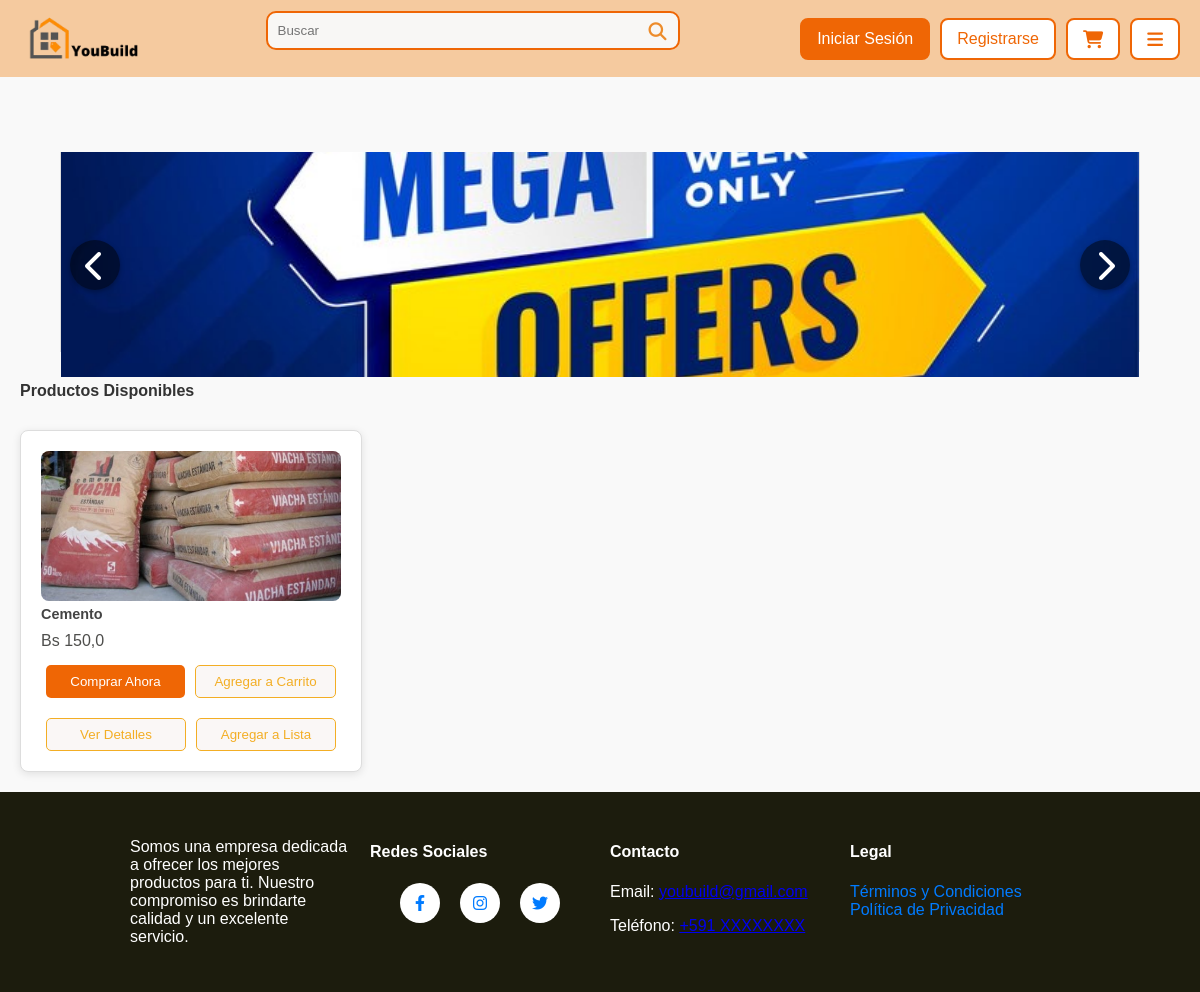
Before: / with the older database file.
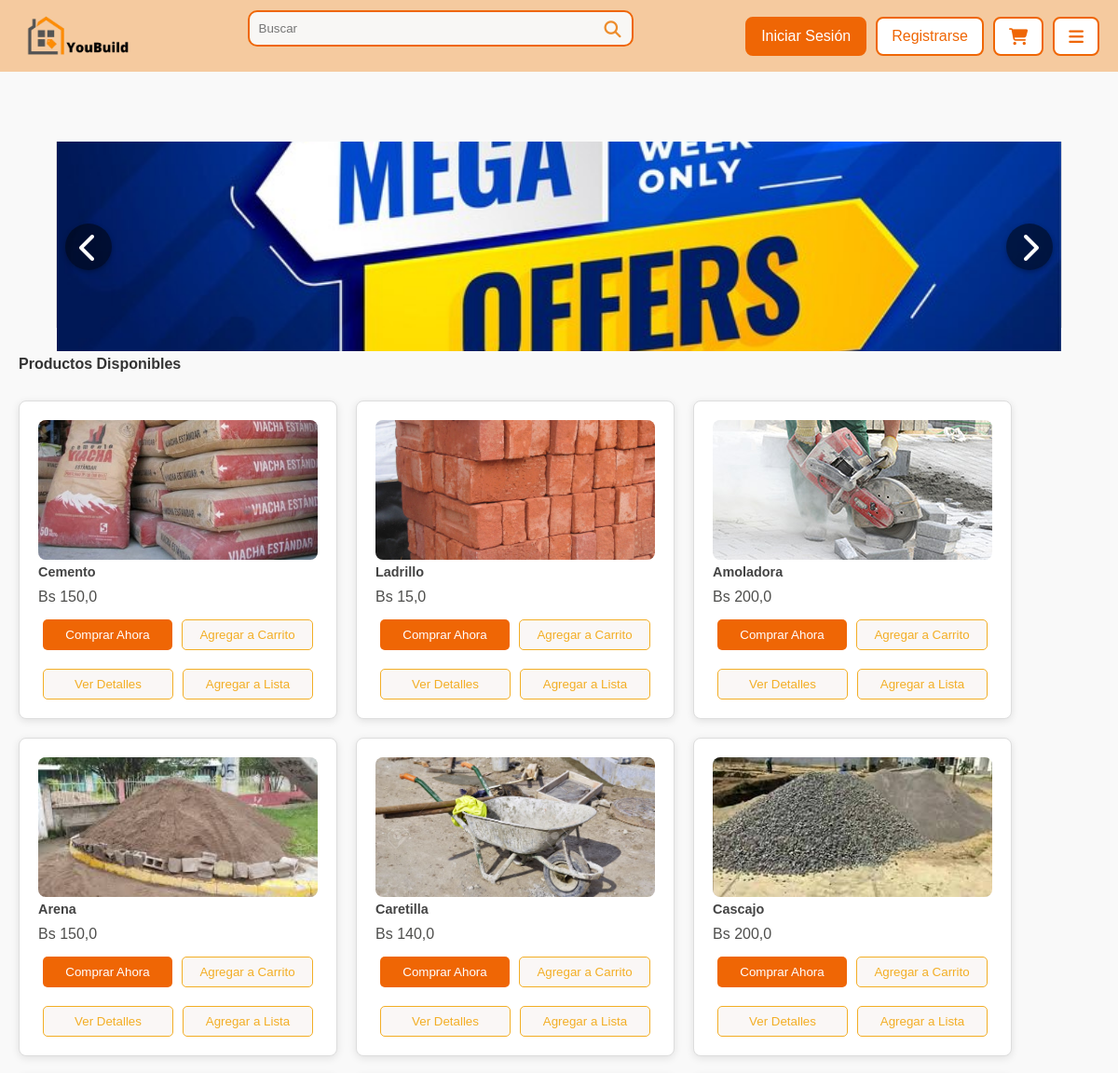
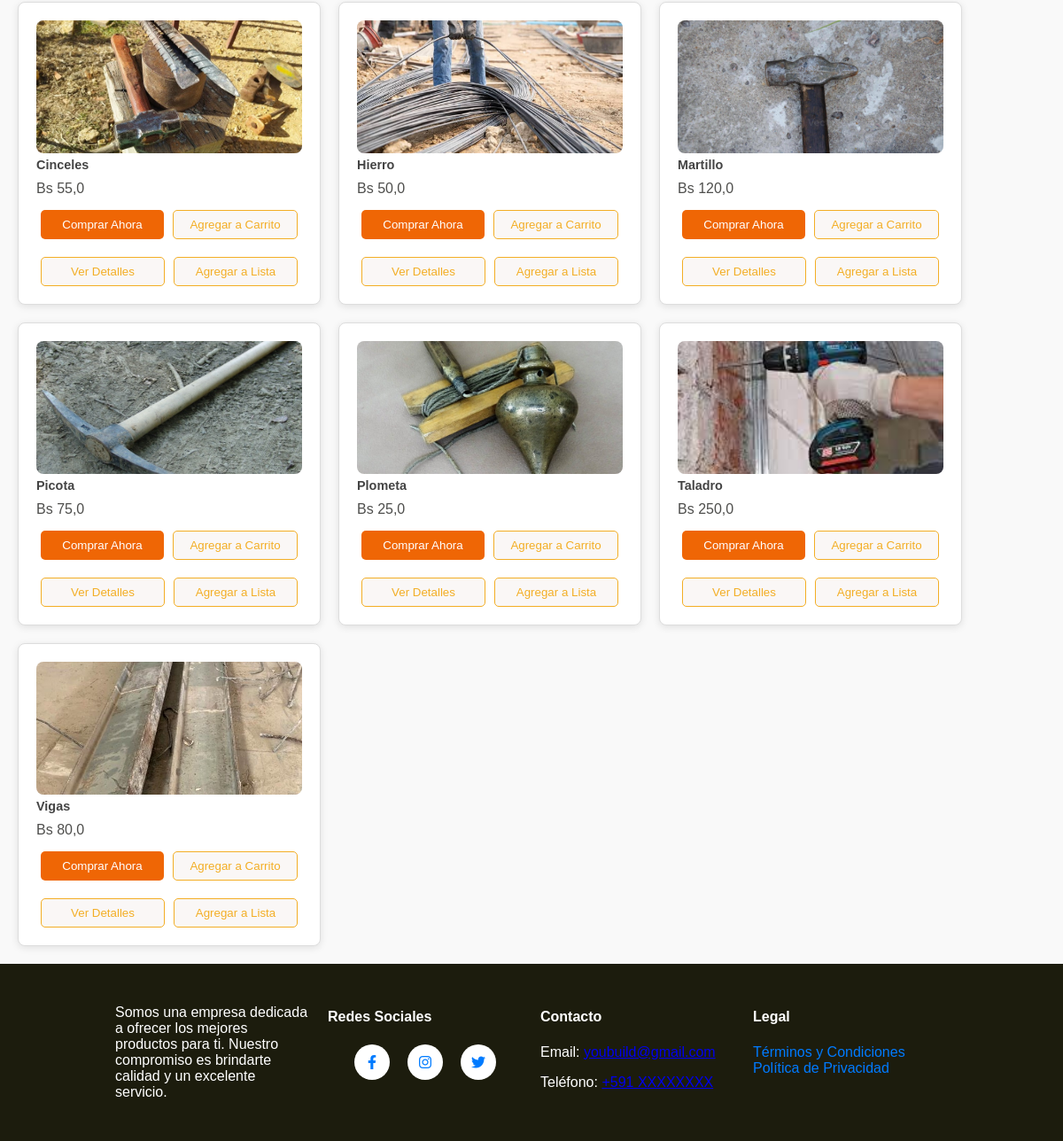
After: the same page with the newer database file (2 pictures, top to bottom).
### sistema/models.py (models this page shows, shortened)
class CarruselDB(models.Model):
    imagen = models.ImageField(upload_to="carrusel",null=True)
    class Meta:
         verbose_name = "Carrusel"
         verbose_name_plural = "Carruseles"

class ProductoDb(models.Model):
    nombre = models.CharField(max_length=50, verbose_name="Nombre")
    detalle = models.TextField(max_length=200, verbose_name="Detalle")
    precio = models.FloatField(verbose_name="Precio", validators=[MinValueValidator(0.0), MaxValueValidator(99999.9)])
    categoria_fk = models.ForeignKey(CategoriaDb, on_delete=models.CASCADE, null=True, blank=True)
    usuario_fk = models.ForeignKey(UsuarioDB, on_delete=models.CASCADE, null=True, blank=True)
    visitas = models.PositiveIntegerField(default=0, verbose_name="Visitas")  # Nuevo campo para visitas
    cantidad = models.IntegerField(default=1)
    class Meta:
        db_table = "productos"
        verbose_name = "Producto"
        verbose_name_plural = "Productos"

class ImagenProductoDB(models.Model):
    producto_fk = models.ForeignKey(ProductoDb, on_delete=models.CASCADE, related_name="imagenes")
    imagen = models.ImageField(upload_to="productos", null=True)
    class Meta:
        verbose_name = "Imagen"
        verbose_name_plural = "Imágenes"

### sistema/views.py (the view)
# urls.py: path('', IndexView, name='index'),
def IndexView(request):
    productos = ProductoDb.objects.all().order_by('-visitas')
    carruseles = CarruselDB.objects.all().order_by("id")
    return render(request, "index.html", {"producto": productos, "carrusel": carruseles})

### sistema/templates/index.html (shortened to what this page needs)
{% load static %}
<html lang="en">
  <head>
    <link
      rel="stylesheet"
      href="https://cdnjs.cloudflare.com/ajax/libs/font-awesome/6.4.0/css/all.min.css"
      href="https://cdnjs.cloudflare.com/ajax/libs/font-awesome/6.4.0/css/all.min.css">
    <link rel="stylesheet" href="{% static 'style.css' %}" />
    <link rel="stylesheet" href="{% static 'listaProduct.css' %}" />
    <link rel="stylesheet" href="{% static 'topbar.css' %}">
  </head>
  <body>
    <header>
        <div class="topbar-container">
            <div class="topbar-left">
                <a href="/home" class="logo">
                  <img src="{% static 'logo.png' %}" alt="Logo" width="125">
                </a>
            </div>
            <div class="topbar-center">
              <form action="{% url 'buscar' %}" method="GET">
                <div class="search-box">
                    <input type="text" placeholder="Buscar" name="q">
                    <button><i class="fa fa-search"></i></button>
                </div>
              </form>
            </div>
            <div class="topbar-right">
                <a href="#iniciar-sesion" class="btn-link">Iniciar Sesión</a>
                <a href="#registrarse" class="btn-link">Registrarse</a>
                <a href="{% url 'Carrito' %}" class="icon-btn"><i class="fa fa-shopping-cart"></i></a>
                <a href="#menu-hamburguesa" class="icon-btn"><i class="fa fa-bars"></i></a>
            </div>
        </div>
    </header>
    <main>
      <div class="carousel-container">
        <div class="carousel">
          {% for carrusel_item in carrusel %}
          <div class="carousel-item">
            <img src="{{ carrusel_item.imagen.url }}" alt="Imagen del carrusel" />
          </div>
          {% endfor %}
        </div>
        <button class="carousel-button prev">
          <i class="fas fa-chevron-left"></i>
        </button>
        <button class="carousel-button next">
          <i class="fas fa-chevron-right"></i>
        </button>
         </div>
       <h2 class="products-title">Productos Disponibles</h2>
       <div class="products-container">
        {% for producto in producto %}
        <div class="product">
          <img src="{{ producto.imagenes.first.imagen.url }}" alt="{{ producto.nombre }}" />          <h3>{{ producto.nombre }}</h3>
          <p>Bs {{ producto.precio }}</p>
          <div class="buttons-container">
            <div class="button-row">
              <button class="btn buy-now">Comprar Ahora</button>
              <button class="btn add-to-cart">Agregar a Carrito</button>
            </div>
            <div class="button-row">
              <button class="btn add-to-view" onclick="verDetalles({{ producto.id }})">Ver Detalles</button>
              <button class="btn add-to-list">Agregar a Lista</button>
            </div>
          </div>
        </div>
        {% empty %}
        <p>No hay productos disponibles.</p>
        {% endfor %}
      </div>
    </main>
    <footer>
      <div class="footer-container">
        <div class="footer-description">
            <p>Somos una empresa dedicada a ofrecer los mejores productos para ti. Nuestro compromiso es brindarte calidad y un excelente servicio.</p>
        </div>
        <div class="footer-links">
          <h4>Redes Sociales</h4>
          <div class="social-buttons">
              <a href="https://facebook.com" target="_blank" class="social-button facebook">
                  <i class="fab fa-facebook-f"></i>
              </a>
              <a href="https://instagram.com" target="_blank" class="social-button instagram">
                  <i class="fab fa-instagram"></i>
              </a>
              <a href="https://twitter.com" target="_blank" class="social-button twitter">
                  <i class="fab fa-twitter"></i>
              </a>
          </div>
      </div>
        <div class="footer-contact">
            <h4>Contacto</h4>
            <p>Email: <a href="mailto:youbuild@gmail.com">youbuild@gmail.com</a></p>
            <p>Teléfono: <a href="tel:+591XXXXXXXX">+591 XXXXXXXX</a></p>
        </div>
        <div class="footer-legal">
            <h4>Legal</h4>
            <ul>
                <li><a href="#terminos-condiciones">Términos y Condiciones</a></li>
                <li><a href="#politica-privacidad">Política de Privacidad</a></li>
            </ul>
        </div>
    </div>
    </footer>
  </body>
</html>

### sistema/static/style.css (style rules this page uses)
:root { --primary-color: #ED8C2B; --secondary-color: #E5E8EB; --accent-color: #F2690D; --text-color: #1C1C0D; --link-color: #9E9647; --background-color: #FFFFFB; }
body { font-family: Arial, sans-serif; margin: 0; padding: 0; display: grid; grid-template-rows: auto 1fr auto; min-height: 100vh; background-color: var(--background-color); }
main { display: flex; flex-direction: column; flex: 1; justify-content: flex-start; margin: 0; padding-top: 100px; }
footer { background-color: #1c1c0d; padding: 20px 0; width: 100%; position: relative; color:#fff }
.footer-container { display: flex; justify-content: space-around; flex-wrap: wrap; max-width: 960px; margin: 0 auto; padding: 0 10px; }
.footer-description, .footer-links, .footer-contact, .footer-legal { flex: 1; min-width: 200px; margin: 10px; }
.footer-links ul, .footer-legal ul { list-style: none; padding: 0; }
.footer-links a, .footer-legal a { text-decoration: none; color: #007bff; }
.social-buttons { display: flex; justify-content: center; margin-top: 10px; }
.social-button { display: inline-block; width: 40px; height: 40px; background-color: #fff; border-radius: 50%; color: #007bff; display: flex; align-items: center; justify-content: center; margin: 0 10px; transition: background-color 0.3s, transform 0.3s; }
.carousel-container { display: flex; align-items: center; position: relative; width: 90%; margin: -25px auto; overflow: hidden; height: auto; max-width: 1200px; }
.carousel { display: flex; transition: transform 0.5s ease; flex: 1; }
.carousel-item { margin-bottom: 25px; flex: 0 0 100%; display: flex; justify-content: center; align-items: center; font-size: 3rem; background-color: #fff; border: 1px solid #ddd; cursor: pointer; height: 200px; box-sizing: border-box; }
.carousel-item img { width: 100%; height: auto; object-fit: cover; display: block; }
.carousel-button { flex: 0 0 40px; position: absolute; top: 50%; transform: translateY(-50%); background-color: rgba(0, 0, 0, 0.5); color: white; border: none; padding: 10px; cursor: pointer; font-size: 2rem; z-index: 2; width: 50px; height: 50px; border-radius: 50%; box-shadow: 0 2px 5px rgba(0, 0, 0, 0.3); }
.carousel-button.prev { left: 10px; }
.carousel-button.next { right: 10px; }

### sistema/static/ListaProduct.css (style rules this page uses)
body { font-family: Arial, sans-serif; background-color: #f9f9f9; margin: 0; padding: 0; }
.products-title { text-align: left; margin: 10px; font-size: 1em; color: #333; margin-left: 20px; }
.products-container { display: flex; flex-wrap: wrap; justify-content: flex-start; margin: 10px; z-index: 0; }
.product { background-color: white; border: 1px solid #ddd; border-radius: 8px; padding: 20px; margin: 10px; width: 300px; box-shadow: 0 2px 8px rgba(0, 0, 0, 0.1); transition: transform 0.2s; height: 300px; display: flex; flex-direction: column; justify-content: space-between; }
.product img { width: 100%; height: 150px; border-radius: 8px; object-fit: cover; }
.product h3 { font-size: 0.9em; margin: 5px 0; color: #444; }
.product p { font-size:1em; margin: 5px 0; color: rgb(78, 78, 76); }
.buttons-container { display: flex; flex-direction: column; margin-top: auto; }
.button-row { display: flex; justify-content: space-between; margin: 5px 0; }
.btn { background-color: #ef6605; color: white; border: none; padding: 8px 10px; margin: 5px; border-radius: 5px; cursor: pointer; transition: background-color 0.3s; flex: 1; min-width: 0; }
.btn.add-to-list, .btn.add-to-view, .btn.add-to-cart { background-color: #faf7f6; color: rgb(243, 174, 37); border: 1px solid rgb(243, 174, 37); }

Changed rows visible on the page:
added ProductoDb: imagenes.first.imagen (picture), nombre "Ladrillo", precio "15,0"
added ProductoDb: imagenes.first.imagen (picture), nombre "Amoladora", precio "200,0"
added ProductoDb: imagenes.first.imagen (picture), nombre "Arena", precio "150,0"
added ProductoDb: imagenes.first.imagen (picture), nombre "Caretilla", precio "140,0"
added ProductoDb: imagenes.first.imagen (picture), nombre "Cascajo", precio "200,0"
added ProductoDb: imagenes.first.imagen (picture), nombre "Cinceles", precio "55,0"
added ProductoDb: imagenes.first.imagen (picture), nombre "Hierro", precio "50,0"
added ProductoDb: imagenes.first.imagen (picture), nombre "Martillo", precio "120,0"
added ProductoDb: imagenes.first.imagen (picture), nombre "Picota", precio "75,0"
added ProductoDb: imagenes.first.imagen (picture), nombre "Plometa", precio "25,0"
added ProductoDb: imagenes.first.imagen (picture), nombre "Taladro", precio "250,0"
added ProductoDb: imagenes.first.imagen (picture), nombre "Vigas", precio "80,0"
